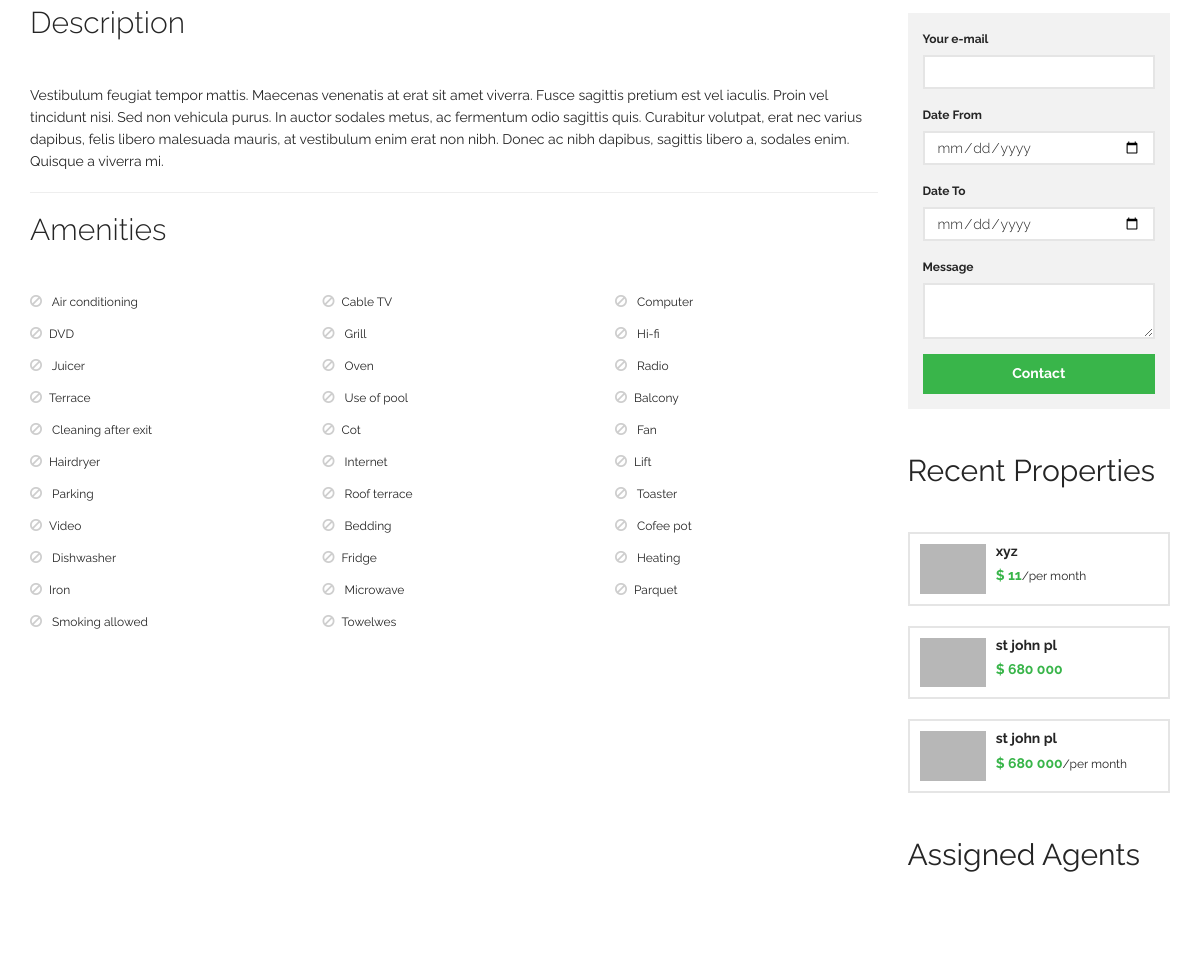
Before: /properties/6 (middle part) with the older database file.
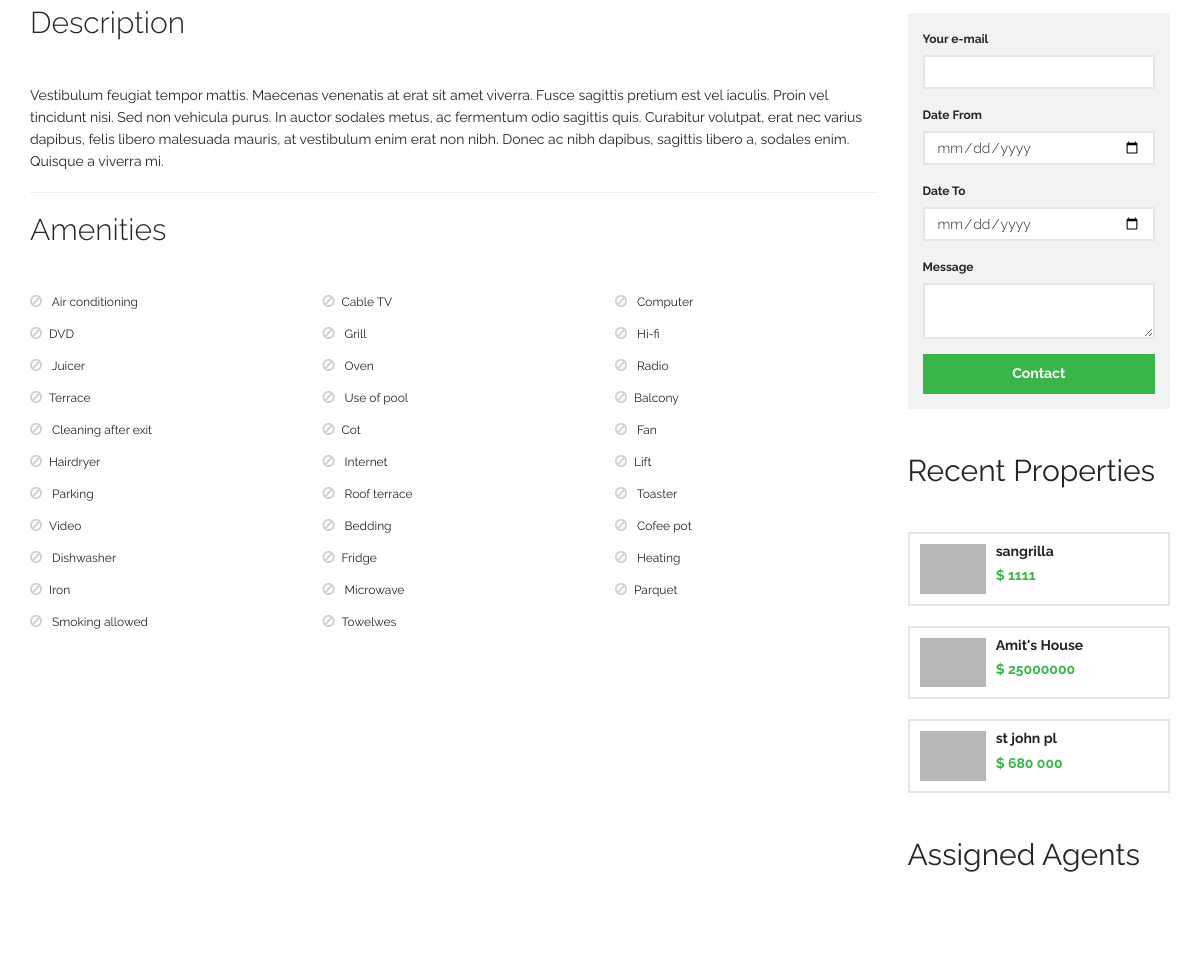
After: the same page with the newer database file.
### tables this page shows
CREATE TABLE IF NOT EXISTS `aminities` (
  `id` int(11) NOT NULL AUTO_INCREMENT,
  `name` varchar(255) NOT NULL,
  `is_delete` int(11) NOT NULL DEFAULT '0',
  PRIMARY KEY (`id`)
);

CREATE TABLE IF NOT EXISTS `properties` (
  `id` int(11) NOT NULL AUTO_INCREMENT,
  `title` varchar(255) NOT NULL,
  `thumbnail` varchar(255) NOT NULL,
  `description` text NOT NULL,
  `prize` varchar(255) NOT NULL,
  `area` varchar(255) NOT NULL,
  `bath` int(11) NOT NULL DEFAULT '0',
  `beds` int(11) NOT NULL DEFAULT '0',
  `garages` int(11) NOT NULL DEFAULT '0',
  `facebook_url` varchar(255) NOT NULL,
  `twitter_url` varchar(255) NOT NULL,
  `linked_in_url` varchar(255) NOT NULL,
  `vimeo-square_url` varchar(255) NOT NULL,
  `you_tube_url` varchar(255) NOT NULL,
  `address` varchar(255) NOT NULL,
  `city` varchar(255) NOT NULL,
  `state` varchar(255) NOT NULL,
  `country` varchar(255) NOT NULL,
  `status` varchar(255) NOT NULL,
  `pro_type_id` int(11) NOT NULL,
  `created_on` timestamp NOT NULL DEFAULT CURRENT_TIMESTAMP,
  `is_delete` int(11) NOT NULL DEFAULT '0',
  PRIMARY KEY (`id`),
  KEY `pro_id` (`pro_type_id`)
);

### application/controllers/properties.php (called while the page is built, shortened)
<?php
class Properties extends MY_Controller
{
	public function __construct()
	{
		$this->load->model('properties_model');
		$this->load->model('aminities_model');
		$this->load->model('agent_model');
		$this->load->model('agencies_model');
		$this->load->helper(array('form', 'url'));
	}
	public function get_by_id($id)
	{
		if($this->input->post())
		{
			$data['contact'] = array(
								'email' => $this->input->post('email'),
    							'date_from' => $this->input->post('date_from'),
							    'date_to' => $this->input->post('date_to'),
							    'message' => $this->input->post('message'),
							    'pro_id' => $id
									);
			redirect($this->session->userdata('referred_from'), 'refresh');
		}
		else
		{
			$data['properties'] = $this->properties_model->get_data('',0,3);
			$data['property'] = $this->properties_model->get_by_id($id);
			$data['property']['aminities'] = array();
			$data['property']['agents'] = array();
			$data['aminities'] = $this->aminities_model->get_all();
			$data['content'] = $this->load->view('properties/property', $data, TRUE);
			$this->load->view('layout/default', $data);
			$this->session->set_userdata('referred_from', current_url());
		}
	}
}
?>

### index.php (called while the page is built, shortened)
<?php
require_once BASEPATH.'core/CodeIgniter.php';

### application/models/aminities_model.php (called while the page is built, shortened)
<?php
class Aminities_model extends MY_Model
{
	public function __construct()
	{
		$this->table_name = 'aminities';
	}
	public function get_all()
	{
		return parent::get_all();
	}
}
?>

### application/core/My_Model.php (called while the page is built, shortened)
<?php
class My_Model extends CI_Model
{
	protected $table_name='';
	public function get_by_id($id)
	{
		$this->db->where('id',$id);
		return $this->db->get($this->table_name)->row_array();
	}
	public function get_all()
	{
		$this->db->where('is_delete', 0);
		$query = $this->db->get($this->table_name)->result_array();
		return $query;
	}
	public function get_data($where = '', $limit = '', $offset='')
	{
		$this->db->order_by("created_on", "desc");
		$this->db->where('is_delete', 0);
		if($limit!=''or $offset!='')
		{
				$this->db->limit($offset, $limit);
		}
		return $this->db->get($this->table_name)->result_array();
	}
}
?>

### application/models/properties_model.php (called while the page is built, shortened)
<?php
 class Properties_model extends MY_Model
 {
 	public function __construct()
 	{
 		$this->table_name = 'properties';
 	}
 	public function get_data($where='', $limit='',$offset='')
 	{
 		$data = parent::get_data($where,$limit,$offset);
 		return $data;
 	}
 }
 ?>

### application/views/properties/property.php (the view, shortened to what the changed rows need)
<div id="main-wrapper">
    <div id="main">
        <div id="main-inner">
            <div class="container">
                <div class="block-content block-content-small-padding">
                    <div class="block-content-inner">
                        <div class="row">
                            <div class="col-sm-9">
                                <h2>Description</h2>
                                <h2>Amenities</h2>
                                <div class="row">
                                    <ul class="property-detail-amenities">
<?php
foreach ($aminities as $row)
{
?>
                                        <li class="col-xs-6 col-sm-4"><i class="fa <?php if(in_array($row['id'], $property['aminities']))
                                        { echo 'fa-check ok'; }else{ echo ' fa-ban no'; };
                                        ?>" ></i><?php echo $row['name']; ?></li>
<?php
}
?>
                                    </ul>
                                </div>
                            </div>
                            <div class="col-sm-3">
                                <div class="sidebar">
                                    <div class="sidebar-inner">
                                        <div class="widget">
    <div class="properties-small-list">
<?php
foreach ($properties as $row)
{
?>
        <div class="property-small clearfix">
            <div class="property-small-picture col-sm-12 col-md-4">
                <div class="property-small-picture-inner">
                    <a href="#" class="property-small-picture-target">
                        <img src="<?php echo base_url(); ?>assets/img/tmp/properties/small/1.jpg" alt="">
                    </a>
                </div>
            </div>
            <div class="property-small-content col-sm-12 col-md-8">
                <h3 class="property-small-title"><a href="<?php echo base_url('properties/').$row['id']; ?>"><?php echo $row['title']; ?></a></h3>
                <div class="property-small-price"> $ <?php echo $row['prize']; if($row['status']=='rent'){ echo '<span class="property-small-price-suffix">/per month</span>';} ?></div>
            </div>
        </div>
<?php
}
?>
    </div>
</div>                                                                            </div>
                                </div>
                            </div>
                        </div>
                    </div>
                </div>
            </div>
        </div>
    </div>
</div>

Changed rows visible on the page:
removed properties: title "xyz", prize "11", status "/per month"
no longer on this page (row edited): properties: title "st john pl", prize "680 000", status "/per month"
added properties: title "sangrilla", prize "1111"
added properties: title "Amit's House", prize "25000000"
